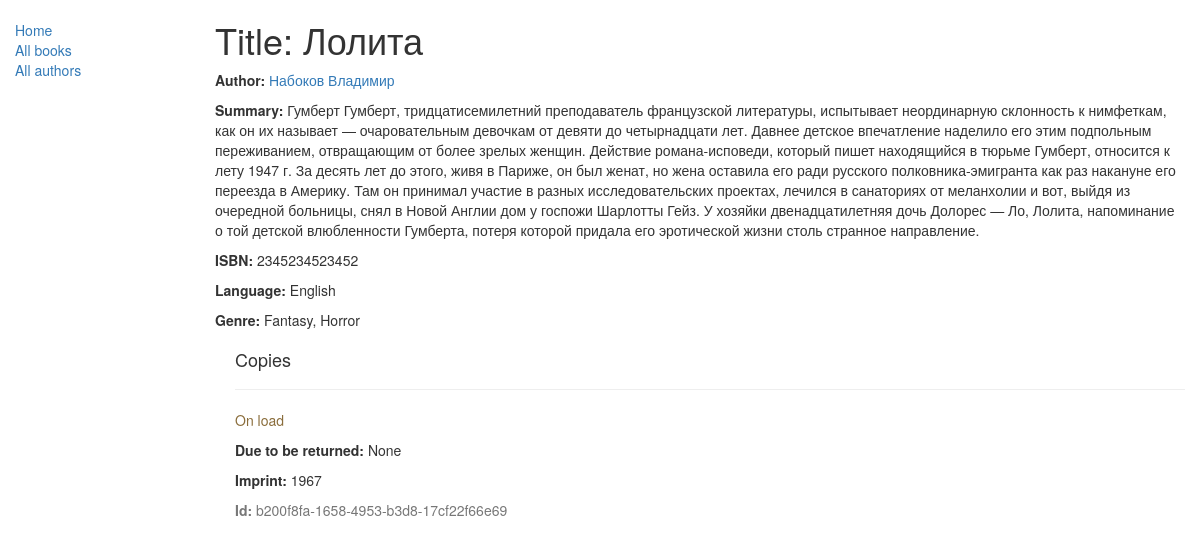
/catalog/book/3, run on the app's committed database.
### catalog/models.py (models this page shows, shortened)
class Book(models.Model):
    title = models.CharField(max_length=200)
    author = models.ForeignKey(Autor,
                               on_delete=models.SET_NULL,
                               null=True)
    genre = models.ManyToManyField(Genre,
                                   help_text="Select a genre")
    isbn = models.CharField("ISBN",
                            max_length=13,
                            help_text="ISBN number")
    summary = models.TextField(max_length=2000,
                               help_text="Enter a brief description of the book")
    language = models.ForeignKey(Language,
                                 on_delete=models.SET_NULL,
                                 null=True)
    class Meta:
        ordering = ["isbn"]
    def display_genre(self):
        return ", ".join([genre.name for genre in self.genre.all()[:3]])
    display_genre.short_description = "Genre"

class Autor(models.Model):
    first_name = models.CharField(max_length=200)
    last_name = models.CharField(max_length=200)
    date_of_birth = models.DateField(null=True,
                                     blank=True)
    date_of_death = models.DateField("death",
                                     null=True,
                                     blank=True)
    class Meta:
        ordering = ["last_name"]
    def __str__(self):
        return "%s %s" % (self.last_name, self.first_name)

class Language(models.Model):
    name = models.CharField(max_length=100,
                            help_text="Enter a language")
    def __str__(self):
        return self.name

class Genre(models.Model):
    name = models.CharField(max_length=200,
                            help_text="Enter a book genre (e.g. Science Fiction")
    def __str__(self):
        return self.name

class BookInstance(models.Model):
    id = models.UUIDField(primary_key=True,
                          default=uuid.uuid4(),
                          help_text="Unique ID for this particular book across whole library")
    book = models.ForeignKey(Book,
                             on_delete=models.SET_NULL,
                             null=True)
    imprint = models.CharField(max_length=200)
    due_back = models.DateField(null=True,
                                blank=True)
    LOAD_STATUS = (
        ("m", "Maitenance"),
        ("o", "On load"),
        ("a", "Available"),
        ("r", "Reserved")
    )
    status = models.CharField(max_length=1,
                              choices=LOAD_STATUS,
                              default='m',
                              blank=True,
                              help_text="Book availability")
    class Meta:
        ordering = ["due_back"]

### catalog/views.py (the view)
# urls.py: re_path(r"^book/(?P<pk>\d+)$", views.BookDetailView.as_view(), name="book-detail"),
class BookDetailView(generic.DetailView):
    model = Book
    context_object_name = "book"

### catalog/templates/catalog/book_detail.html
{% extends "base_template.html" %}
{% block content %}
  <h1>Title: {{ book.title }}</h1>
  <p><strong>Author:</strong> <a href="{% url 'author-detail' book.author.pk %}">{{ book.author }}</a></p>
  <p><strong>Summary:</strong> {{ book.summary }}</p>
  <p><strong>ISBN:</strong> {{ book.isbn }}</p>
  <p><strong>Language:</strong> {{ book.language }}</p>
  <p><strong>Genre:</strong> {% for genre in book.genre.all %} {{ genre }}{% if not forloop.last %}, {% endif %}{% endfor %}</p>
  <div style="margin-left:20px;margin-top:20px">
    <h4>Copies</h4>
    {% for copy in book.bookinstance_set.all %}
    <hr>
    <p class="{% if copy.status == 'a' %}text-success{% elif copy.status == 'd' %}text-danger{% else %}text-warning{% endif %}">{{ copy.get_status_display }}</p>
    {% if copy.status != 'a' %}<p><strong>Due to be returned:</strong> {{copy.due_back}}</p>{% endif %}
    <p><strong>Imprint:</strong> {{copy.imprint}}</p>
    <p class="text-muted"><strong>Id:</strong> {{copy.id}}</p>
    {% endfor %}
  </div>
{% endblock %}

### data on the page
Book: title "Лолита", author "Набоков Владимир", summary "Гумберт Гумберт, тридцати­се­милетний преподаватель французской литературы, испытывает неординарную склонность к нимфеткам, как он их называет — очарова­тельным девочкам от девяти до четырнадцати лет. Давнее детское впечатление наделило его этим подпольным переживанием, отвращающим от более зрелых женщин. Действие романа-исповеди, который пишет находящийся в тюрьме Гумберт, относится к лету 1947 г. За десять лет до этого, живя в Париже, он был женат, но жена оставила его ради русского полковника-эмигранта как раз накануне его переезда в Америку. Там он принимал участие в разных исследо­ва­тельских проектах, лечился в санаториях от меланхолии и вот, выйдя из очередной больницы, снял в Новой…", isbn "2345234523452", language "English"
Genre: name "Fantasy"
Genre: name "Horror"
BookInstance: status "On load", due_back "None", imprint "1967", id "b200f8fa-1658-4953-b3d8-17cf22f66e69"
